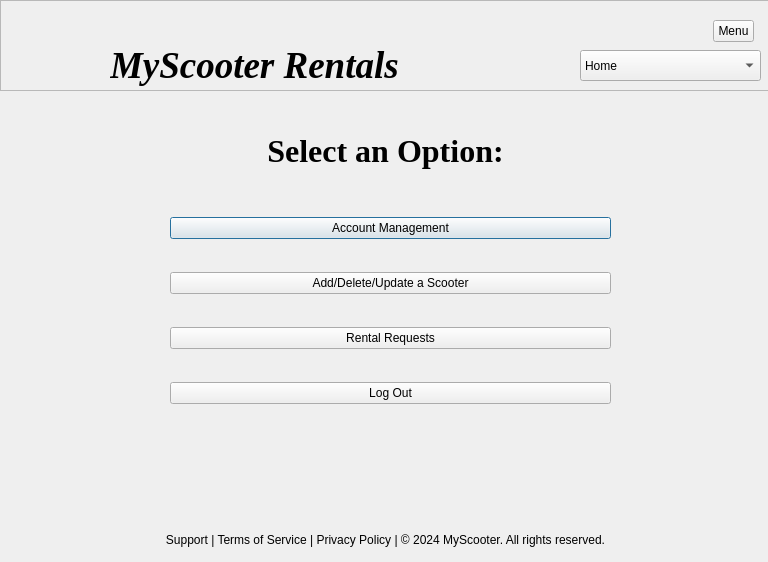
<?xml version="1.0" encoding="UTF-8"?>
<ui version="4.0">
 <class>employee_manager</class>
 <widget class="QDialog" name="employee_manager">
  <property name="geometry">
   <rect>
    <x>0</x>
    <y>0</y>
    <width>768</width>
    <height>562</height>
   </rect>
  </property>
  <property name="windowTitle">
   <string>Dialog</string>
  </property>
  <widget class="QWidget" name="verticalLayoutWidget">
   <property name="geometry">
    <rect>
     <x>170</x>
     <y>190</y>
     <width>441</width>
     <height>241</height>
    </rect>
   </property>
   <layout class="QVBoxLayout" name="verticalLayout">
    <item>
     <widget class="QPushButton" name="pushButton_4">
      <property name="text">
       <string>Account Management</string>
      </property>
     </widget>
    </item>
    <item>
     <widget class="QPushButton" name="pushButton_2">
      <property name="text">
       <string>Add/Delete/Update a Scooter</string>
      </property>
     </widget>
    </item>
    <item>
     <widget class="QPushButton" name="pushButton_3">
      <property name="text">
       <string>Rental Requests</string>
      </property>
     </widget>
    </item>
    <item>
     <widget class="QPushButton" name="pushButton">
      <property name="text">
       <string>Log Out</string>
      </property>
     </widget>
    </item>
   </layout>
  </widget>
  <widget class="QFrame" name="frame">
   <property name="geometry">
    <rect>
     <x>0</x>
     <y>0</y>
     <width>771</width>
     <height>91</height>
    </rect>
   </property>
   <property name="frameShape">
    <enum>QFrame::StyledPanel</enum>
   </property>
   <property name="frameShadow">
    <enum>QFrame::Raised</enum>
   </property>
   <widget class="QLabel" name="label_2">
    <property name="geometry">
     <rect>
      <x>110</x>
      <y>40</y>
      <width>421</width>
      <height>50</height>
     </rect>
    </property>
    <property name="font">
     <font>
      <family>Times New Roman</family>
      <pointsize>28</pointsize>
      <italic>true</italic>
      <bold>true</bold>
     </font>
    </property>
    <property name="text">
     <string>MyScooter Rentals</string>
    </property>
   </widget>
   <widget class="QLabel" name="label">
    <property name="geometry">
     <rect>
      <x>10</x>
      <y>0</y>
      <width>81</width>
      <height>81</height>
     </rect>
    </property>
    <property name="text">
     <string/>
    </property>
    <property name="pixmap">
     <pixmap>../scooter.png</pixmap>
    </property>
    <property name="scaledContents">
     <bool>true</bool>
    </property>
    <property name="wordWrap">
     <bool>false</bool>
    </property>
   </widget>
   <widget class="QComboBox" name="comboBox">
    <property name="geometry">
     <rect>
      <x>580</x>
      <y>50</y>
      <width>181</width>
      <height>31</height>
     </rect>
    </property>
    <property name="palette">
     <palette>
      <active>
       <colorrole role="WindowText">
        <brush brushstyle="SolidPattern">
         <color alpha="255">
          <red>255</red>
          <green>255</green>
          <blue>255</blue>
         </color>
        </brush>
       </colorrole>
      </active>
      <inactive>
       <colorrole role="WindowText">
        <brush brushstyle="SolidPattern">
         <color alpha="255">
          <red>255</red>
          <green>255</green>
          <blue>255</blue>
         </color>
        </brush>
       </colorrole>
      </inactive>
      <disabled/>
     </palette>
    </property>
    <item>
     <property name="text">
      <string>Home</string>
     </property>
    </item>
    <item>
     <property name="text">
      <string>Account Management</string>
     </property>
    </item>
    <item>
     <property name="text">
      <string>Add/Delete/Update a Scooter</string>
     </property>
    </item>
    <item>
     <property name="text">
      <string>Rental Requests</string>
     </property>
    </item>
    <item>
     <property name="text">
      <string>Log Out</string>
     </property>
    </item>
   </widget>
   <widget class="QToolButton" name="toolButton">
    <property name="geometry">
     <rect>
      <x>713</x>
      <y>20</y>
      <width>41</width>
      <height>22</height>
     </rect>
    </property>
    <property name="text">
     <string>Menu</string>
    </property>
   </widget>
  </widget>
  <widget class="QLabel" name="label_3">
   <property name="geometry">
    <rect>
     <x>0</x>
     <y>530</y>
     <width>771</width>
     <height>20</height>
    </rect>
   </property>
   <property name="text">
    <string>Support | Terms of Service | Privacy Policy | © 2024 MyScooter. All rights reserved.</string>
   </property>
   <property name="alignment">
    <set>Qt::AlignCenter</set>
   </property>
  </widget>
  <widget class="QLabel" name="label_5">
   <property name="geometry">
    <rect>
     <x>0</x>
     <y>130</y>
     <width>771</width>
     <height>41</height>
    </rect>
   </property>
   <property name="font">
    <font>
     <family>Times New Roman</family>
     <pointsize>24</pointsize>
     <italic>false</italic>
     <bold>true</bold>
    </font>
   </property>
   <property name="text">
    <string>Select an Option:</string>
   </property>
   <property name="alignment">
    <set>Qt::AlignCenter</set>
   </property>
  </widget>
 </widget>
 <resources/>
 <connections/>
</ui>
